Frame 1 (no input): blank canvas, image omitted
Frame 60 (the mouse pressed at the canvas centre just before this capture): blank canvas, image omitted
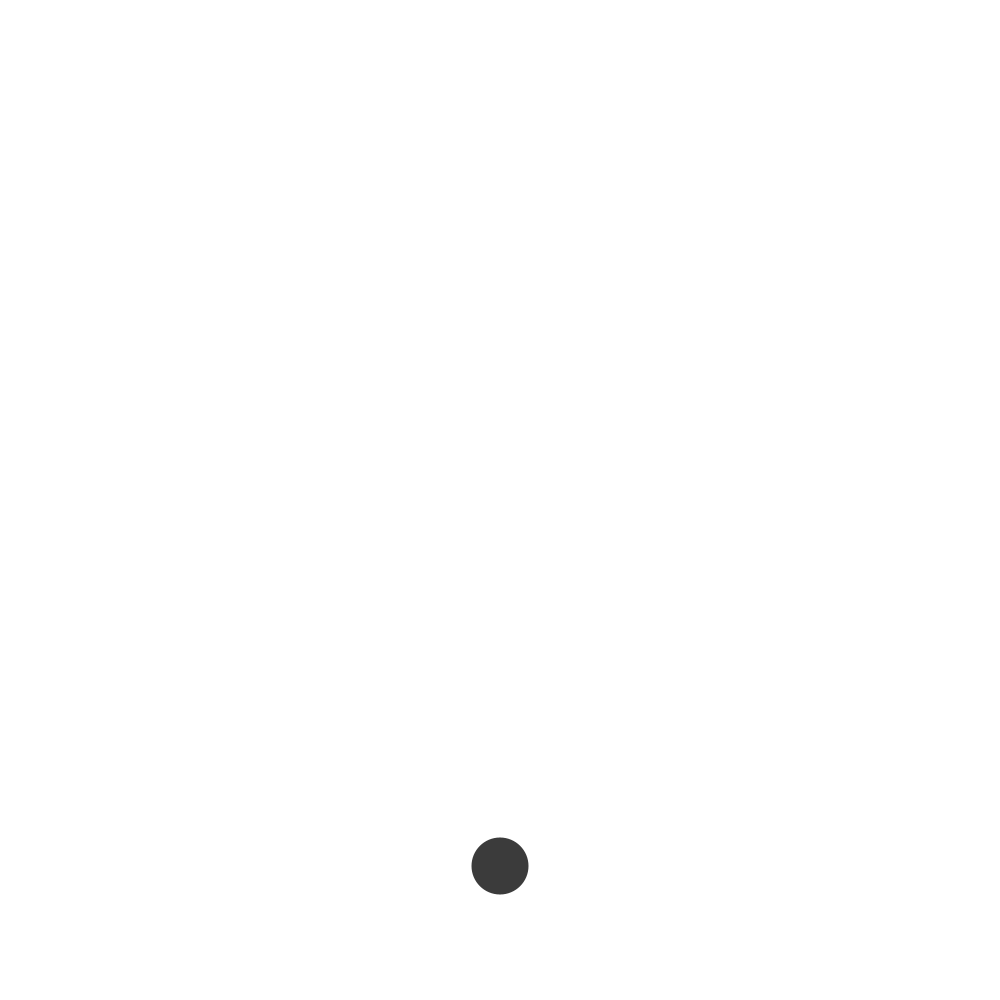
Frame 120 (the mouse held since frame 60 and released just before this capture)

The Processing sketch whose frames 1 and 60 were blank and that drew this single picture after the mouse press (run headless with seeded random() and noise(); from frame 60 on, the mouse is pressed at the canvas centre):

// Processing sketch: code_10_24
// ── code_10_24.pde
ArrayList<Ball>balls;
int ballWidth = 48;

void setup(){
  size(1000, 1000);
  noStroke();
  balls = new ArrayList<Ball>();
  
}

void draw(){
   background(255);
   ballWidth =(int)random(50, 100);
   for(int i = balls.size()-1; i >=0; i--){
     Ball ball = balls.get(i);
     ball.move();
     ball.display();
     if(ball.finished()){
       balls.remove(i);
     }
   }
   println(balls.size());
}

void mousePressed(){
  balls.add(new Ball(mouseX, mouseY, ballWidth));
  
}

// ── Ball.pde
class Ball {
  float x;
  float y;
  float speed;
  float gravity;
  float w;
  float life = 255;


  Ball(float tempX, float tempY, float tempW) {
    x = tempX;
    y = tempY;
    w = tempW;
    speed = 0;
    gravity = 0.2;

  }

  void move() {
    speed = speed + gravity;
    y = y + speed;
    if (y > height-w/2) {
      speed *= -0.95;
      y = height-w/2;
    }
  }

  boolean finished() {
    life--;
    if (life < 0) {
      return true;
    } else {
      return false;
    }
  }

  void display() {  
    fill(0, +life);
    noStroke();
    ellipse(x, y, w, w);
  }
}
